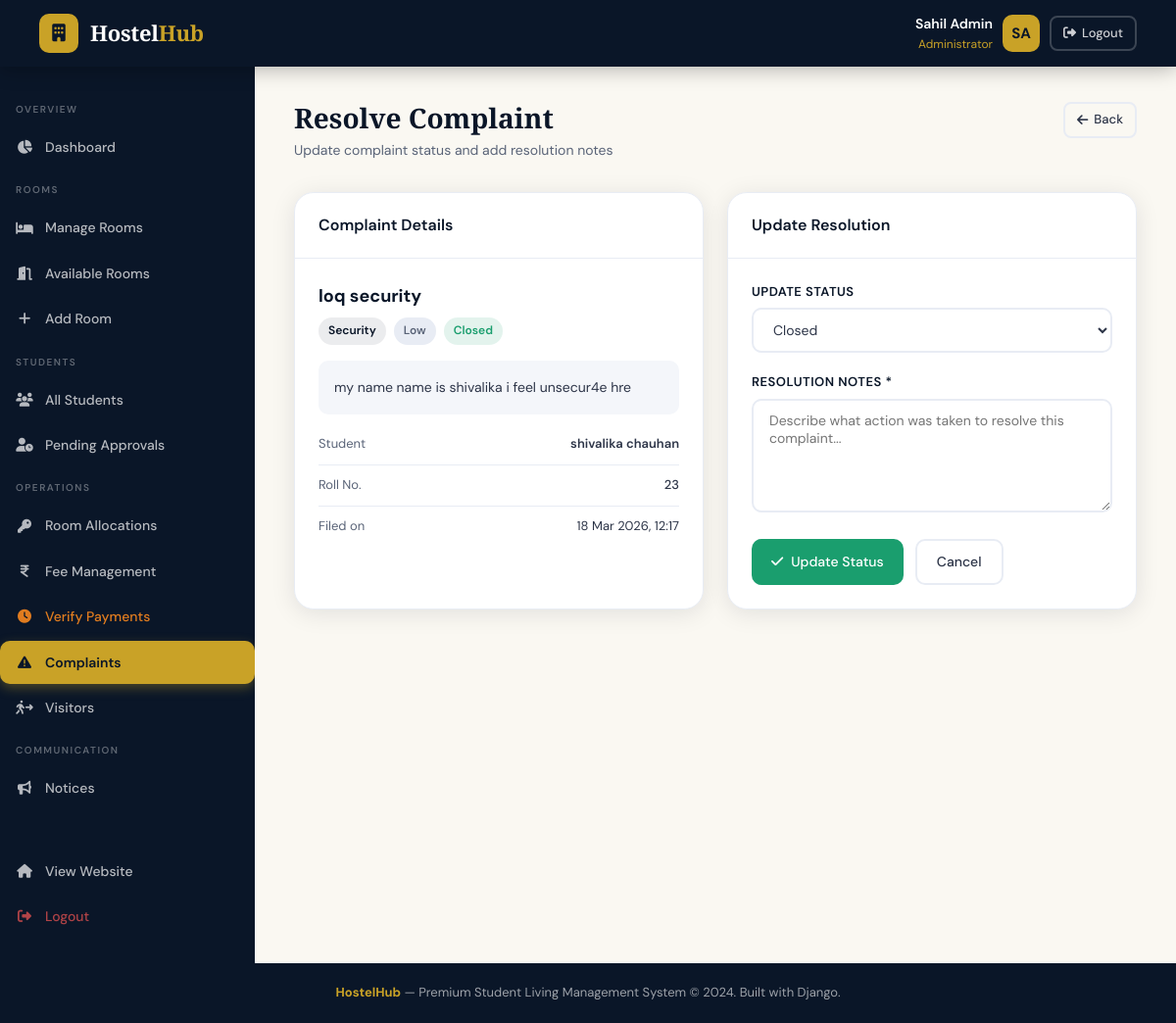
Screenshot of /admin-panel/complaints/1/resolve/ (signed in) with the database file from the repository.
### hostel_app/models.py (models this page shows, shortened)
class Complaint(models.Model):
    CATEGORY_CHOICES = [
        ('maintenance', 'Maintenance'),
        ('cleanliness', 'Cleanliness'),
        ('security', 'Security'),
        ('food', 'Food'),
        ('electricity', 'Electricity'),
        ('plumbing', 'Plumbing'),
        ('other', 'Other'),
    ]
    STATUS_CHOICES = [
        ('open', 'Open'),
        ('in_progress', 'In Progress'),
        ('resolved', 'Resolved'),
        ('closed', 'Closed'),
    ]
    PRIORITY_CHOICES = [('low', 'Low'), ('medium', 'Medium'), ('high', 'High'), ('urgent', 'Urgent')]
    student = models.ForeignKey(StudentProfile, on_delete=models.CASCADE, related_name='complaints')
    category = models.CharField(max_length=20, choices=CATEGORY_CHOICES)
    priority = models.CharField(max_length=10, choices=PRIORITY_CHOICES, default='medium')
    subject = models.CharField(max_length=200)
    description = models.TextField()
    status = models.CharField(max_length=15, choices=STATUS_CHOICES, default='open')
    resolution_notes = models.TextField(blank=True)
    resolved_by = models.ForeignKey(User, on_delete=models.SET_NULL, null=True, blank=True)
    resolved_at = models.DateTimeField(null=True, blank=True)
    created_at = models.DateTimeField(auto_now_add=True)
    updated_at = models.DateTimeField(auto_now=True)
    class Meta:
        ordering = ['-created_at']

class StudentProfile(models.Model):
    GENDER_CHOICES = [('M', 'Male'), ('F', 'Female'), ('O', 'Other')]
    STATUS_CHOICES = [('active', 'Active'), ('inactive', 'Inactive'), ('pending', 'Pending')]
    user = models.OneToOneField(User, on_delete=models.CASCADE, related_name='profile')
    roll_number = models.CharField(max_length=20, unique=True)
    phone = models.CharField(max_length=15)
    gender = models.CharField(max_length=1, choices=GENDER_CHOICES)
    date_of_birth = models.DateField(null=True, blank=True)
    address = models.TextField(blank=True)
    course = models.CharField(max_length=100, blank=True)
    year_of_study = models.IntegerField(default=1)
    guardian_name = models.CharField(max_length=100, blank=True)
    guardian_phone = models.CharField(max_length=15, blank=True)
    status = models.CharField(max_length=10, choices=STATUS_CHOICES, default='pending')
    profile_photo = models.ImageField(upload_to='profiles/', null=True, blank=True)
    created_at = models.DateTimeField(auto_now_add=True)

### hostel_app/views.py (the view, shortened to what this page needs)
# urls.py: path('admin-panel/complaints/<int:pk>/resolve/', views.resolve_complaint, name='resolve_complaint'),
@login_required
@user_passes_test(is_admin)
def resolve_complaint(request, pk):
    complaint = get_object_or_404(Complaint, pk=pk)
    return render(request, 'hostel_app/admin/resolve_complaint.html', {'complaint': complaint})

### hostel_app/views.py (called while the page is built)
def is_admin(user):
    return user.is_staff or user.is_superuser

### hostel_app/templates/hostel_app/admin/resolve_complaint.html (shortened to what this page needs)
{% extends 'hostel_app/admin/base_admin.html' %}
{% block admin_content %}
<div class="page-header fade-in">
    <div>
        <div class="page-title">Resolve Complaint</div>
        <div class="page-subtitle">Update complaint status and add resolution notes</div>
    </div>
    <a href="{% url 'manage_complaints' %}" class="btn btn-outline btn-sm"><i class="fa-solid fa-arrow-left"></i> Back</a>
</div>
<div class="grid-2 fade-in fade-in-delay-1">
    <div class="card">
        <div class="card-header"><div class="card-title">Complaint Details</div></div>
        <div class="card-body">
            <div style="margin-bottom:20px;">
                <div style="font-size:18px;font-weight:700;color:var(--navy);margin-bottom:8px;">{{ complaint.subject }}</div>
                <div style="display:flex;gap:8px;margin-bottom:16px;">
                    <span class="badge badge-navy">{{ complaint.get_category_display }}</span>
                    <span class="badge {% if complaint.priority == 'urgent' %}badge-danger{% elif complaint.priority == 'high' %}badge-warning{% else %}badge-gray{% endif %}">
                        {{ complaint.get_priority_display }}
                    </span>
                    <span class="badge {% if complaint.status == 'open' %}badge-danger{% elif complaint.status == 'in_progress' %}badge-warning{% else %}badge-success{% endif %}">
                        {{ complaint.get_status_display }}
                    </span>
                </div>
                <div style="background:var(--gray-100);border-radius:10px;padding:16px;font-size:14px;color:var(--gray-800);line-height:1.7;">
                    {{ complaint.description }}
                </div>
            </div>
            <div style="display:grid;gap:10px;">
                <div style="display:flex;justify-content:space-between;font-size:13px;border-bottom:1px solid var(--gray-200);padding-bottom:10px;">
                    <span style="color:var(--gray-600);">Student</span>
                    <span style="font-weight:600;">{{ complaint.student.user.get_full_name }}</span>
                </div>
                <div style="display:flex;justify-content:space-between;font-size:13px;border-bottom:1px solid var(--gray-200);padding-bottom:10px;">
                    <span style="color:var(--gray-600);">Roll No.</span>
                    <span style="font-weight:500;">{{ complaint.student.roll_number }}</span>
                </div>
                <div style="display:flex;justify-content:space-between;font-size:13px;">
                    <span style="color:var(--gray-600);">Filed on</span>
                    <span>{{ complaint.created_at|date:"d M Y, H:i" }}</span>
                </div>
            </div>
        </div>
    </div>
    <div class="card">
        <div class="card-header"><div class="card-title">Update Resolution</div></div>
        <div class="card-body">
            <form method="post">
                <div class="form-group">
                    <label class="form-label">Update Status</label>
                    <select name="status" class="form-control">
                        <option value="closed" {% if complaint.status == 'closed' %}selected{% endif %}>Closed</option>
                    </select>
                </div>
                <div class="form-group">
                    <label class="form-label">Resolution Notes *</label>
                    <textarea name="resolution_notes" class="form-control" rows="5" placeholder="Describe what action was taken to resolve this complaint...">{{ complaint.resolution_notes }}</textarea>
                </div>
                <div style="display:flex;gap:12px;">
                    <button type="submit" class="btn btn-success"><i class="fa-solid fa-check"></i> Update Status</button>
                    <a href="{% url 'manage_complaints' %}" class="btn btn-outline">Cancel</a>
                </div>
            </form>
        </div>
    </div>
</div>
{% endblock %}

### hostel_app/templates/hostel_app/base.html (shortened to what this page needs)
<!DOCTYPE html>
<html lang="en">
<head>
    <link rel="stylesheet" href="https://cdnjs.cloudflare.com/ajax/libs/font-awesome/6.5.0/css/all.min.css">
</head>
<body>
<nav class="navbar">
    <a href="{% url 'home' %}" class="navbar-brand">
        <div class="brand-icon"><i class="fa-solid fa-building"></i></div>
        <span class="brand-text">Hostel<span>Hub</span></span>
    </a>
    {% if user.is_authenticated %}
        <div class="user-menu">
            <div class="user-info">
                <div class="user-name">{{ user.get_full_name|default:user.username }}</div>
                <div class="user-role">{% if user.is_staff %}Administrator{% else %}Student{% endif %}</div>
            </div>
            <div class="avatar">{{ user.first_name|first|upper }}{{ user.last_name|first|upper }}</div>
            <a href="{% url 'logout' %}" class="btn btn-outline btn-sm" style="border-color:rgba(255,255,255,0.2);color:rgba(255,255,255,0.8);">
                <i class="fa-solid fa-right-from-bracket"></i> Logout
            </a>
        </div>
    {% else %}
        <div class="navbar-actions">
            <a href="{% url 'login' %}" class="btn btn-outline btn-sm" style="border-color:rgba(255,255,255,0.25);color:rgba(255,255,255,0.8);">Login</a>
            <a href="{% url 'register' %}" class="btn btn-gold btn-sm">Register</a>
        </div>
    {% endif %}
</nav>
{% block body %}{% endblock %}
<footer>
    <strong>HostelHub</strong> — Premium Student Living Management System &copy; 2024. Built with Django.
</footer>
</body>
</html>

### hostel_app/templates/hostel_app/base.html (style rules this page uses)
:root { --navy: #0a1628; --navy-mid: #122040; --navy-light: #1a2f55; --gold: #c9a227; --gold-light: #e8c84a; --gold-pale: #f5e6a3; --cream: #faf8f2; --white: #ffffff; --gray-100: #f4f6fa; --gray-200: #e8ecf4; --gray-400: #9ba4b8; --gray-600: #5a6478; --gray-800: #2d3548; --success: #1a9e6e; --danger: #d94f4f; --warning: #e07c1f; --info: #2272c3; --radius: 12px; --radius-lg: 20px; --shadow: 0 4px 24px rgba(10,22,40,0.10); --shadow-lg: 0 8px 40px rgba(10,22,40,0.18); --transition: all 0.28s cubic-bezier(0.4,0,0.2,1); }
* { margin: 0; padding: 0; box-sizing: border-box; }
body { font-family: 'DM Sans', sans-serif; background: var(--cream); color: var(--gray-800); min-height: 100vh; font-size: 15px; line-height: 1.6; }
.navbar { background: var(--navy); padding: 0 40px; display: flex; align-items: center; justify-content: space-between; height: 68px; position: sticky; top: 0; z-index: 1000; box-shadow: 0 2px 20px rgba(0,0,0,0.3); }
.navbar-brand { display: flex; align-items: center; gap: 12px; text-decoration: none; }
.brand-icon { width: 40px; height: 40px; background: var(--gold); border-radius: 10px; display: flex; align-items: center; justify-content: center; font-size: 18px; color: var(--navy); }
.brand-text { font-family: 'Playfair Display', serif; font-size: 22px; font-weight: 800; color: var(--white); letter-spacing: -0.3px; }
.brand-text span { color: var(--gold); }
.page-header { display: flex; align-items: flex-start; justify-content: space-between; margin-bottom: 32px; gap: 16px; }
.page-title { font-family: 'Playfair Display', serif; font-size: 28px; font-weight: 700; color: var(--navy); line-height: 1.2; }
.page-subtitle { color: var(--gray-600); font-size: 14px; margin-top: 4px; }
.card { background: var(--white); border-radius: var(--radius-lg); box-shadow: var(--shadow); border: 1px solid var(--gray-200); overflow: hidden; }
.card-header { padding: 20px 24px; border-bottom: 1px solid var(--gray-200); display: flex; align-items: center; justify-content: space-between; gap: 12px; }
.card-title { font-size: 16px; font-weight: 600; color: var(--navy); }
.card-body { padding: 24px; }
.btn { display: inline-flex; align-items: center; gap: 8px; padding: 10px 20px; border-radius: 10px; font-size: 14px; font-weight: 500; cursor: pointer; border: none; text-decoration: none; transition: var(--transition); font-family: 'DM Sans', sans-serif; }
.btn-success { background: var(--success); color: white; }
.btn-outline { background: transparent; border: 2px solid var(--gray-200); color: var(--gray-800); }
.btn-sm { padding: 6px 12px; font-size: 13px; border-radius: 8px; gap: 6px; }
.form-control { width: 100%; padding: 11px 16px; border: 2px solid var(--gray-200); border-radius: 10px; font-size: 14px; font-family: 'DM Sans', sans-serif; color: var(--gray-800); background: var(--white); transition: var(--transition); outline: none; }
.form-label { display: block; font-size: 13px; font-weight: 600; color: var(--navy); margin-bottom: 6px; text-transform: uppercase; letter-spacing: 0.5px; }
.form-group { margin-bottom: 20px; }
.badge { display: inline-flex; align-items: center; gap: 5px; padding: 4px 10px; border-radius: 99px; font-size: 12px; font-weight: 600; }
.badge-success { background: rgba(26,158,110,0.12); color: var(--success); }
.badge-navy { background: rgba(10,22,40,0.08); color: var(--navy); }
.badge-gray { background: var(--gray-200); color: var(--gray-600); }
.avatar { width: 38px; height: 38px; background: var(--gold); border-radius: 10px; display: flex; align-items: center; justify-content: center; font-weight: 700; color: var(--navy); font-size: 15px; }
.user-menu { display: flex; align-items: center; gap: 10px; cursor: pointer; }
.user-info { text-align: right; }
.user-name { font-size: 14px; font-weight: 600; color: var(--white); }
.user-role { font-size: 12px; color: var(--gold); }
.grid-2 { display: grid; grid-template-columns: 1fr 1fr; gap: 24px; }
footer { background: var(--navy); color: rgba(255,255,255,0.6); text-align: center; padding: 20px; font-size: 13px; margin-top: auto; }
footer strong { color: var(--gold); }
.fade-in { animation: fadeInUp 0.4s ease both; }
.fade-in-delay-1 { animation-delay: 0.1s; }

### rows the page displays
Complaint: subject "loq security", category "Security", priority "Low", status "Closed", description "my name name is shivalika i feel unsecur4e hre", student.user.get_full_name "shivalika chauhan", student.roll_number "23", created_at "18 Mar 2026, 12:17"

### other values shown
{{ user.get_full_name|default:user.username }} "Sahil Admin"
{{ user.first_name|first|upper }} "S"
{{ user.last_name|first|upper }} "A"
